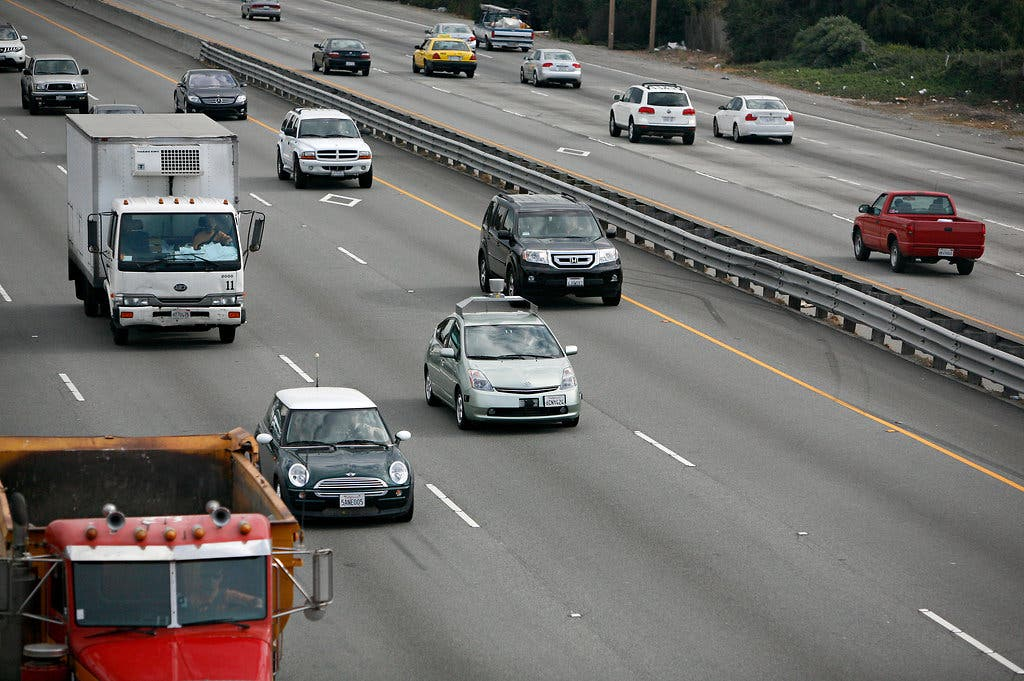
#> input picture peak.jpg, 1024 x 681 px
$ python Car_dect2.py
#> lines starting #> are read from the running program, lines starting #| are printed output that depends on the picture; after the words box and inside, x2 and y2 are one past the last pixel; in counts of white or black regions, pixels touching at a corner belong together
import cv2 as cv
img=cv.imread("peak.jpg")
#> img is the input picture: shape (681, 1024, 3); mean B, G, R 106.5, 109.2, 111.6
gray=cv.cvtColor(img,cv.COLOR_RGB2GRAY)
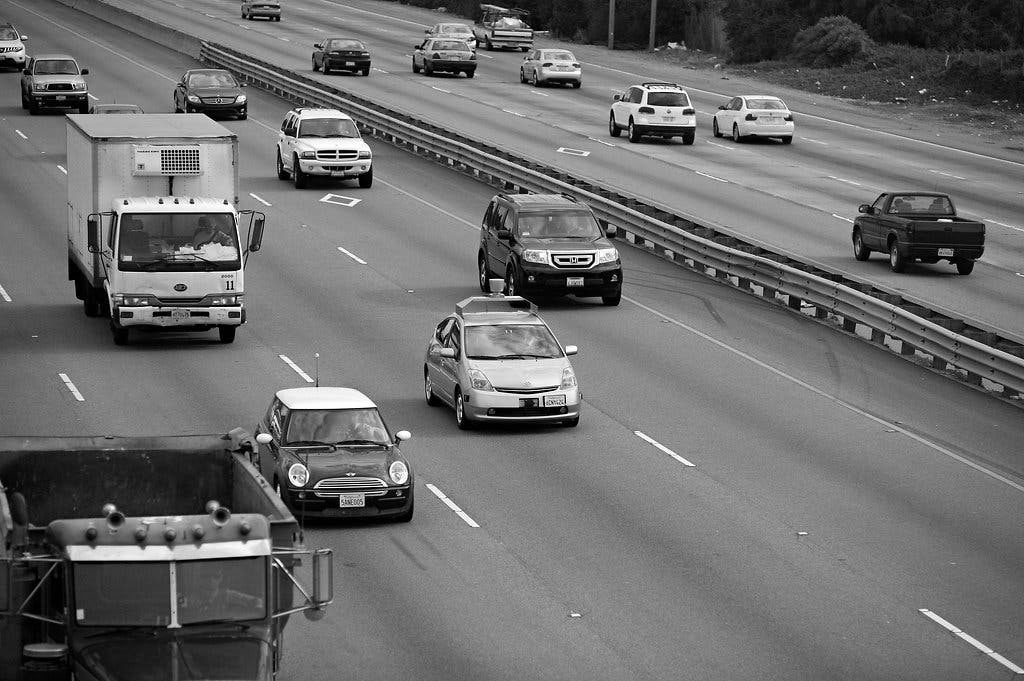
#> gray: shape (681, 1024); min 0, max 255, mean 108.6
count=0
car_dect=cv.CascadeClassifier("cars.xml")
caroo=car_dect.detectMultiScale(gray,scaleFactor=1.1,minNeighbors=2)
#> caroo = [[97, 496, 34, 34], [749, 108, 54, 54], [66, 506, 51, 51], [523, 36, 75, 75], [481, 7, 66, 66], [11, 46, 98, 98], [622, 78, 94, 94], [284, 110, 112, 112], [700, 67, 117, 117], [219, 57, 191, 191], [417, 292, 197, 197], [48, 182, 238, 238]]
for (x,y,w,h) in caroo:
    cv.rectangle(img,(x,y),(x+w,y+h),(0,255,0),thickness=2)
    count+=1
    cv.putText(img,f"Car{count}",(x,y),cv.FONT_HERSHEY_SIMPLEX,1,(255,0,0),thickness=2)
#> this loop made 12 passes
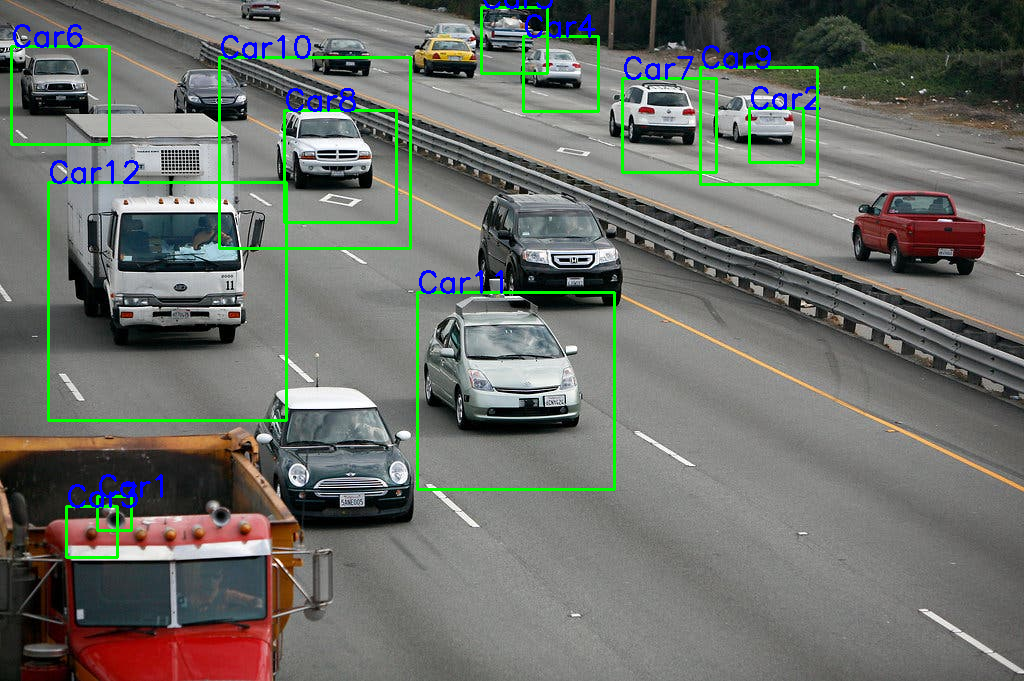
#> img: shape (681, 1024, 3); 2.96% of pixels changed, all inside (x1, y1, x2, y2) = (10, 0, 821, 559)
#> after the loop, count = 12
cv.imshow("car",img)
cv.waitKey(0)

$ run again, with photo-1594028411108-96a5b0302a4a.jpg copied over peak.jpg
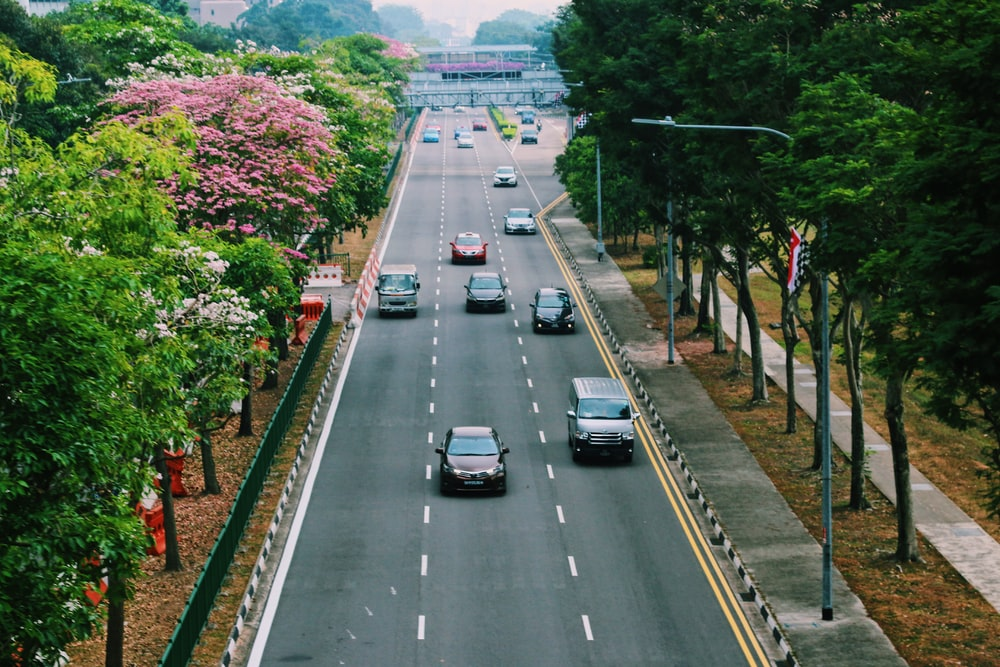
#> input picture photo-1594028411108-96a5b0302a4a.jpg, 1000 x 667 px
#> img is the input picture: shape (667, 1000, 3); mean B, G, R 74.7, 94, 80.1
#> `gray=cv.cvtColor(img,cv.COLOR_RGB2GRAY)`:
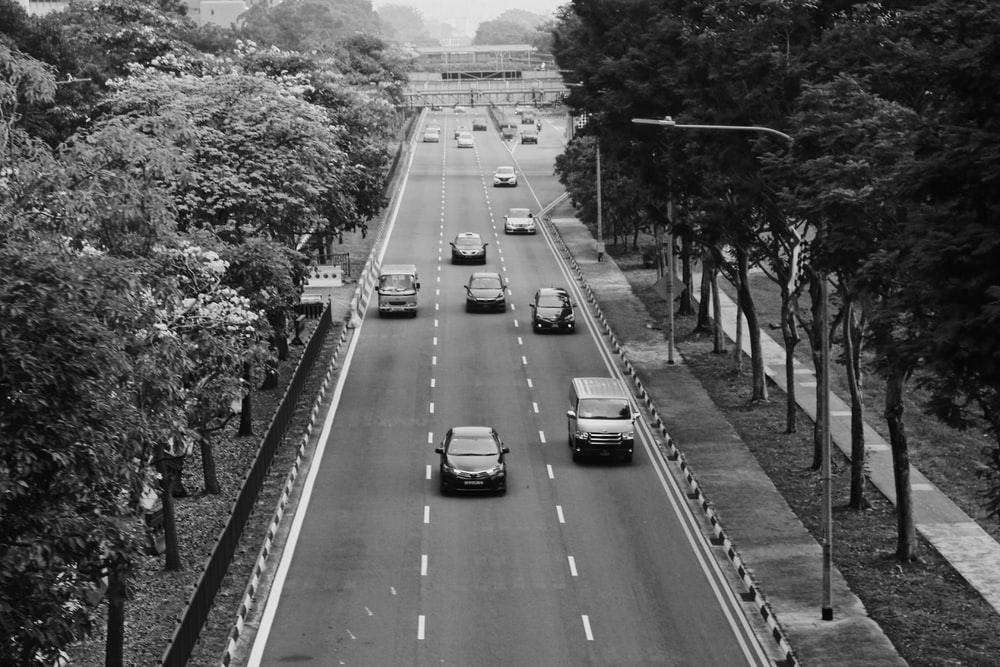
#> gray: shape (667, 1000); min 1, max 254, mean 86.6
#> caroo = [[736, 582, 24, 24], [418, 126, 25, 25], [465, 112, 28, 28], [485, 159, 41, 41], [496, 199, 53, 53], [506, 114, 45, 45], [356, 266, 77, 77], [432, 216, 69, 69], [451, 264, 69, 69], [516, 283, 74, 74], [530, 369, 136, 136], [422, 422, 107, 107]]
#> the loop `for (x,y,w,h) in caroo:` made 12 passes
#> after the loop `for (x,y,w,h) in caroo:`:
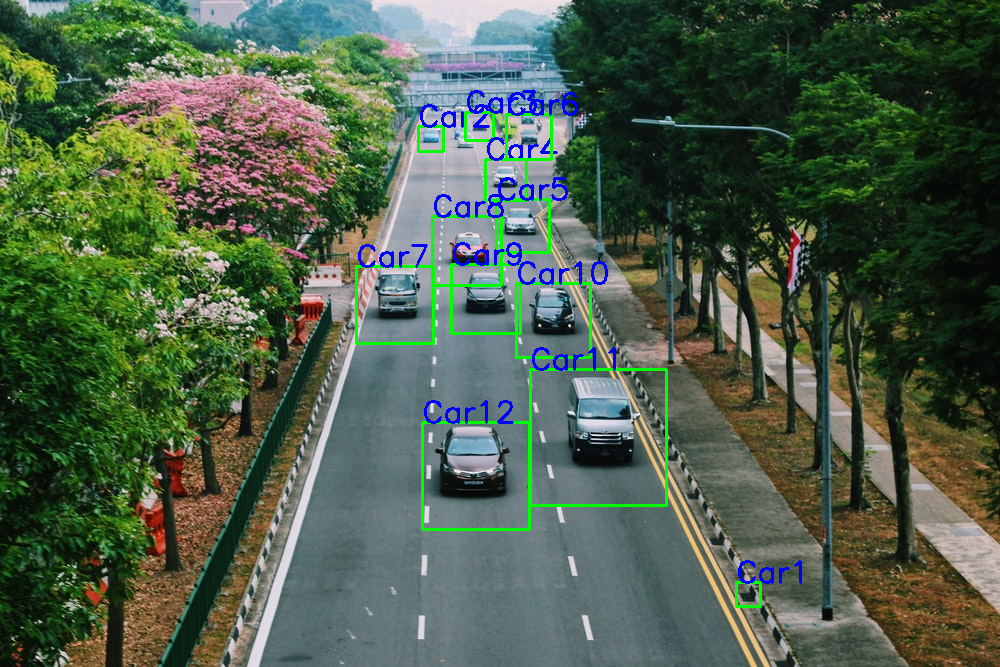
#> img: shape (667, 1000, 3); 2.05% of pixels changed, all inside (x1, y1, x2, y2) = (355, 90, 802, 608)
#> after the loop `for (x,y,w,h) in caroo:`: count = 12

$ run again, with ting.jpg copied over peak.jpg
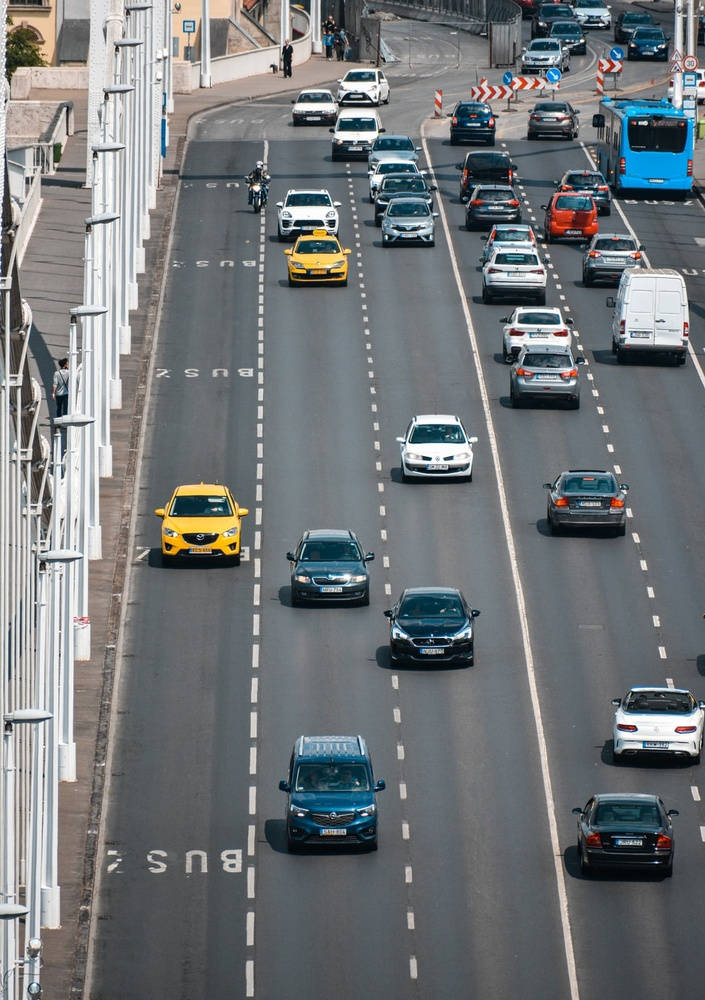
#> input picture ting.jpg, 705 x 1000 px, shrunk from 1000 x 1418 before the run
#> img is the input picture: shape (1000, 705, 3); mean B, G, R 120.3, 118, 113.7
#> `gray=cv.cvtColor(img,cv.COLOR_RGB2GRAY)`:
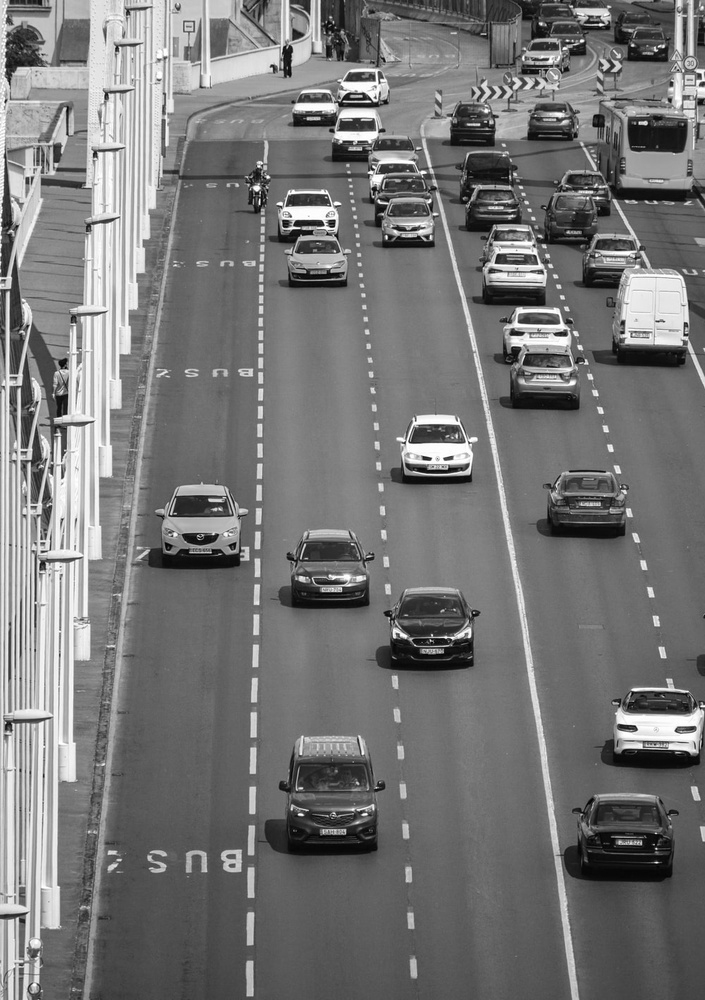
#> gray: shape (1000, 705); min 1, max 255, mean 118.2
#> caroo = 18 rows, first 6: [340, 52, 42, 42], [278, 169, 52, 52], [615, 24, 54, 54], [280, 83, 62, 62], [323, 114, 61, 61], [367, 192, 81, 81]
#> the loop `for (x,y,w,h) in caroo:` made 18 passes
#> after the loop `for (x,y,w,h) in caroo:`:
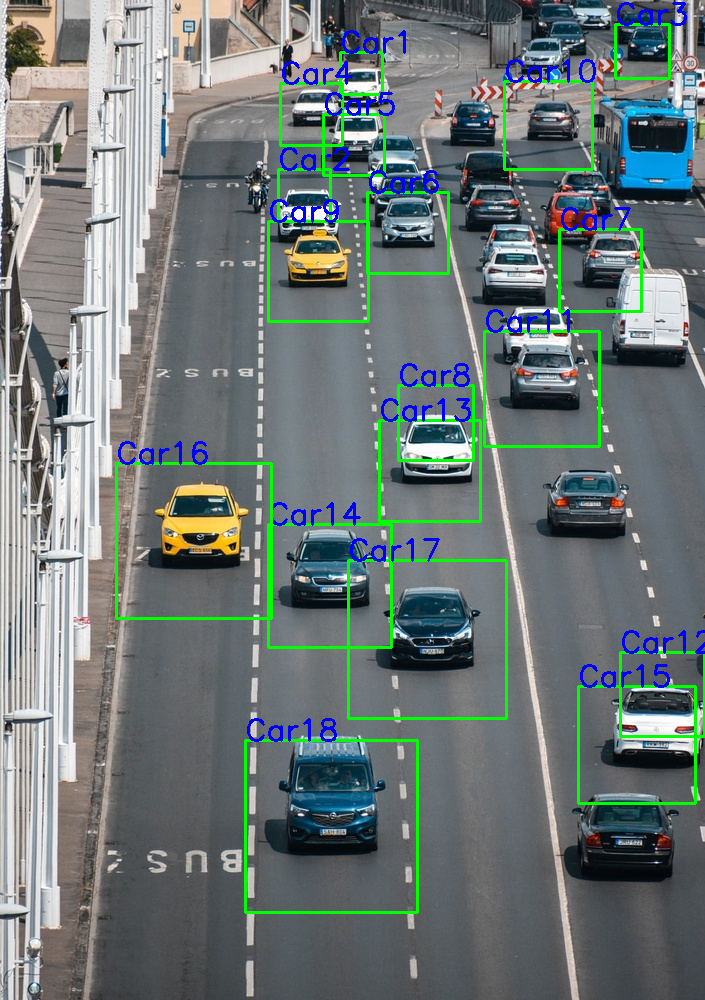
#> img: shape (1000, 705, 3); 4.01% of pixels changed, all inside (x1, y1, x2, y2) = (115, 2, 705, 914)
#> after the loop `for (x,y,w,h) in caroo:`: count = 18
